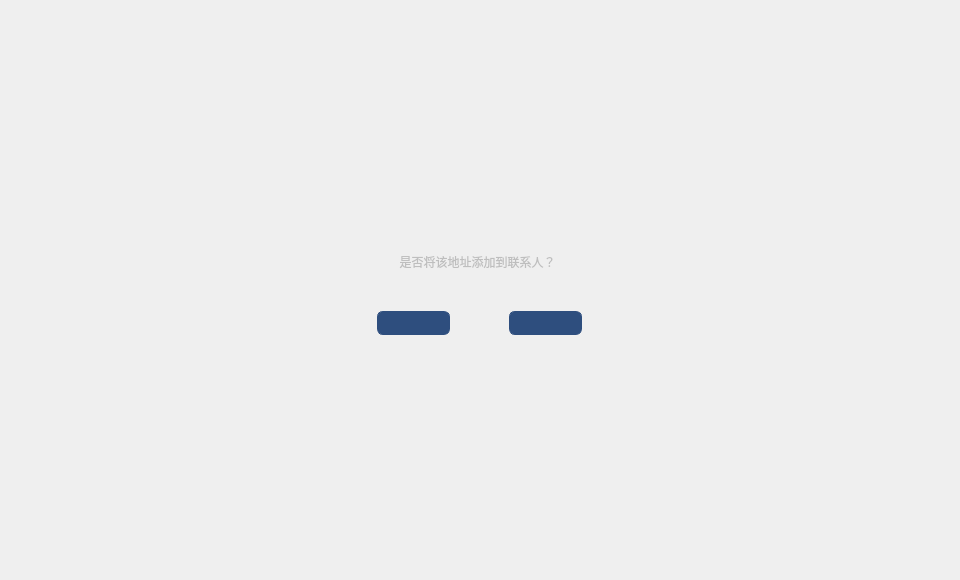
<?xml version="1.0" encoding="UTF-8"?>
<ui version="4.0">
 <class>CommonDialog</class>
 <widget class="QDialog" name="CommonDialog">
  <property name="geometry">
   <rect>
    <x>0</x>
    <y>0</y>
    <width>960</width>
    <height>580</height>
   </rect>
  </property>
  <property name="windowTitle">
   <string>Dialog</string>
  </property>
  <widget class="QWidget" name="widget" native="true">
   <property name="geometry">
    <rect>
     <x>0</x>
     <y>0</y>
     <width>960</width>
     <height>580</height>
    </rect>
   </property>
   <widget class="QWidget" name="containerWidget" native="true">
    <property name="geometry">
     <rect>
      <x>317</x>
      <y>215</y>
      <width>325</width>
      <height>150</height>
     </rect>
    </property>
    <widget class="QLabel" name="textLabel">
     <property name="geometry">
      <rect>
       <x>70</x>
       <y>0</y>
       <width>181</width>
       <height>94</height>
      </rect>
     </property>
     <property name="font">
      <font>
       <family>微软雅黑</family>
      </font>
     </property>
     <property name="styleSheet">
      <string notr="true">color: rgb(190, 190, 190);</string>
     </property>
     <property name="text">
      <string>是否将该地址添加到联系人？</string>
     </property>
     <property name="alignment">
      <set>Qt::AlignCenter</set>
     </property>
     <property name="wordWrap">
      <bool>true</bool>
     </property>
    </widget>
    <widget class="QToolButton" name="okBtn">
     <property name="geometry">
      <rect>
       <x>60</x>
       <y>96</y>
       <width>73</width>
       <height>24</height>
      </rect>
     </property>
     <property name="font">
      <font>
       <family>微软雅黑</family>
      </font>
     </property>
     <property name="cursor">
      <cursorShape>PointingHandCursor</cursorShape>
     </property>
     <property name="styleSheet">
      <string notr="true">QToolButton{color:white;border:1px solid  rgb(46,78,126);border-radius:6px;
background-color: rgb(46,78,126);}
QToolButton:hover{background-color:rgb(66,98,146);}
QToolButton:disabled{background-color:#cecece;}</string>
     </property>
     <property name="text">
      <string/>
     </property>
    </widget>
    <widget class="QToolButton" name="cancelBtn">
     <property name="geometry">
      <rect>
       <x>192</x>
       <y>96</y>
       <width>73</width>
       <height>24</height>
      </rect>
     </property>
     <property name="font">
      <font>
       <family>微软雅黑</family>
      </font>
     </property>
     <property name="cursor">
      <cursorShape>PointingHandCursor</cursorShape>
     </property>
     <property name="styleSheet">
      <string notr="true">QToolButton{color:white;border:1px solid  rgb(46,78,126);border-radius:6px;
background-color: rgb(46,78,126);}
QToolButton:hover{background-color:rgb(66,98,146);}
QToolButton:disabled{background-color:#cecece;}</string>
     </property>
     <property name="text">
      <string/>
     </property>
    </widget>
   </widget>
  </widget>
 </widget>
 <resources/>
 <connections/>
</ui>
